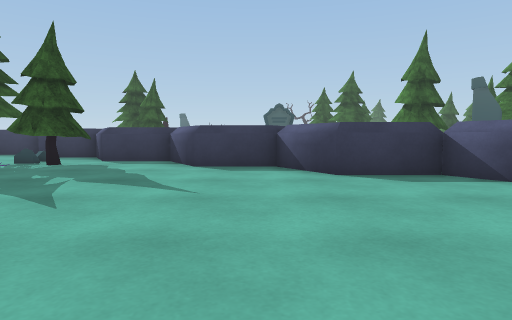
view 1 (above)

24 first-person views from a walk through a Unity game level. The camera is 0.72 m above the floor, tilts 4° down and sees 75° across. The floor is counted in squares, 1 m on a side. Each view is taken from the middle of a square. On the plan, view 1 faces up. The plan holds only what a view shows up to about 10 squares ahead; the rest is blank. The place goes on beyond the plan. Some animated figures are not drawn. Some surface patterns are stand-ins.

view 2
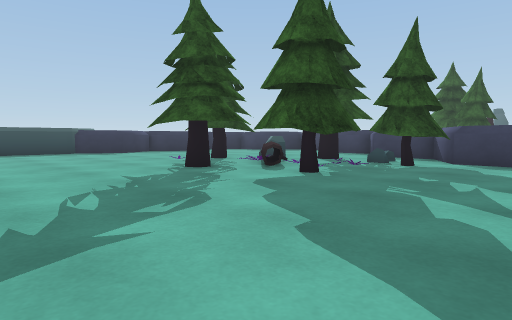

view 3
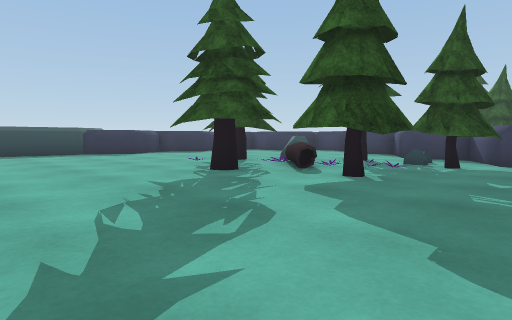

view 4
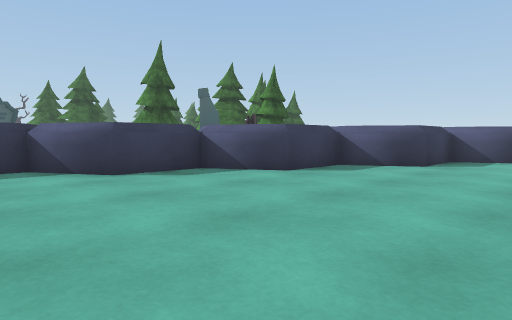

view 5
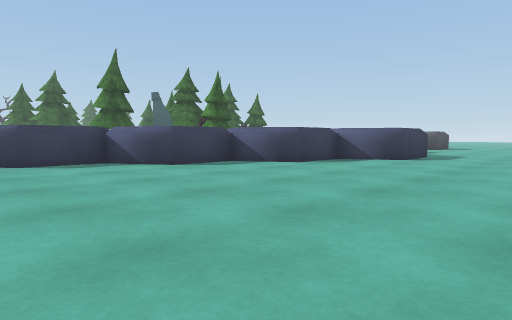

view 6
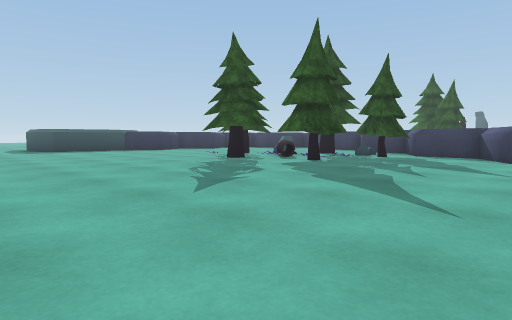

view 7
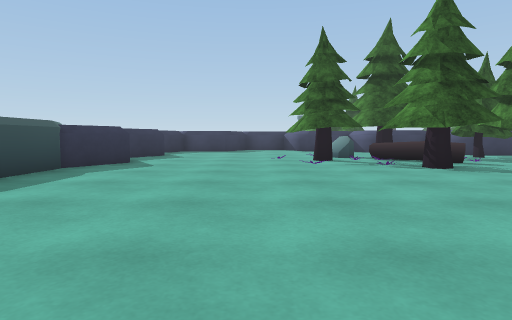

view 8
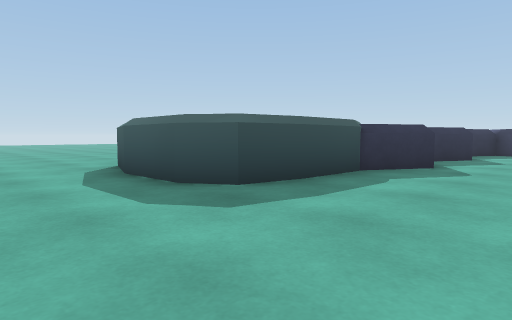

view 9
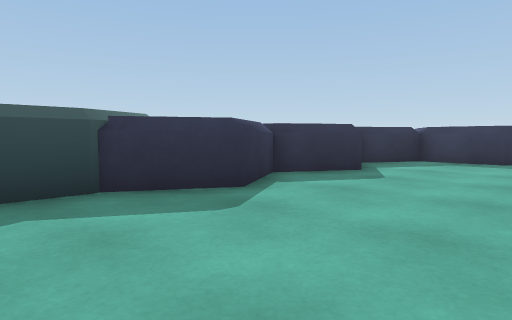

view 10
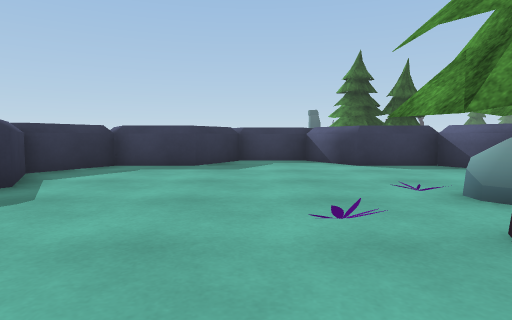

view 11
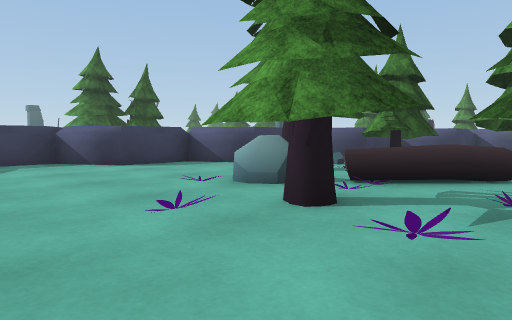

view 12
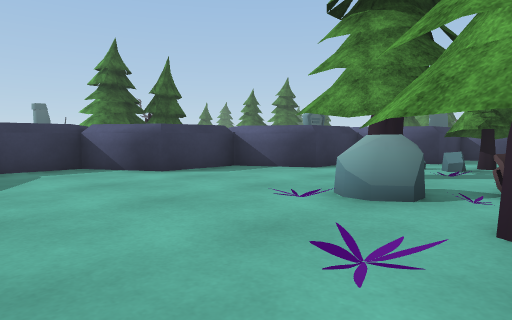

view 13
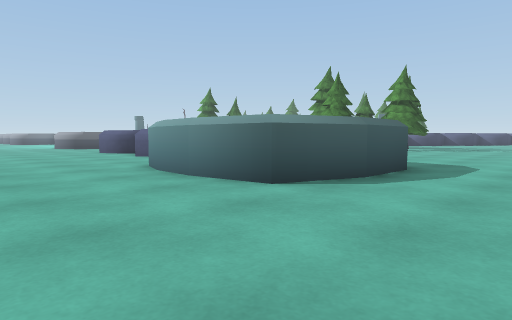

view 14
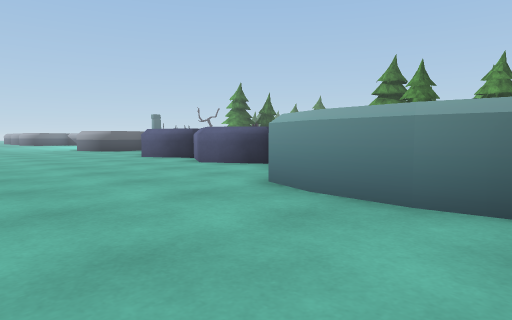

view 15
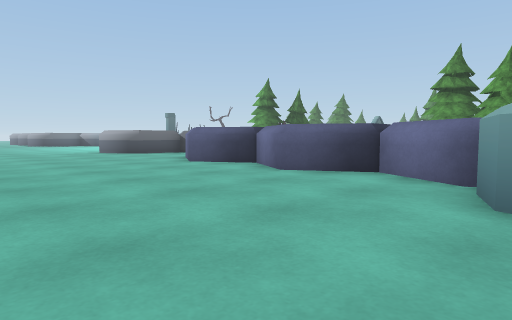

view 16
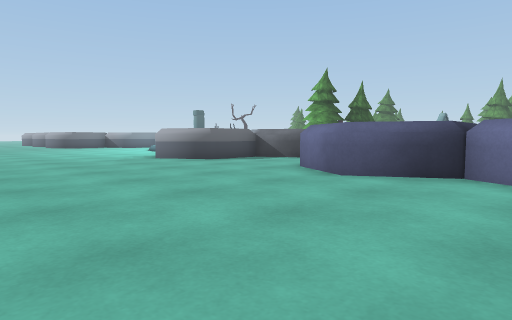

view 17
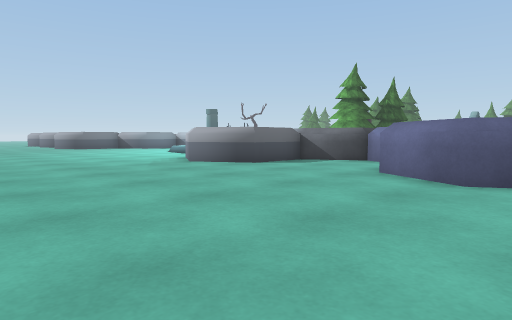

view 18
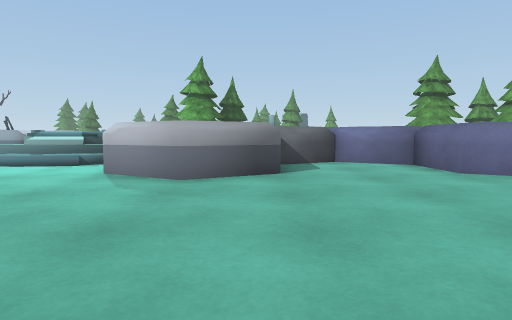

view 19
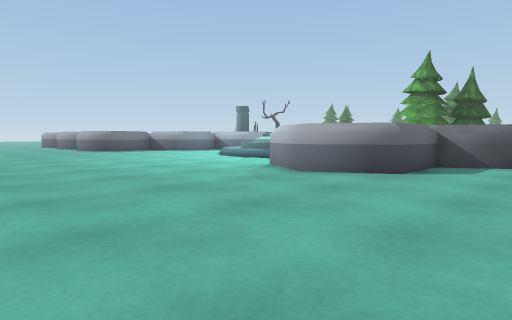

view 20
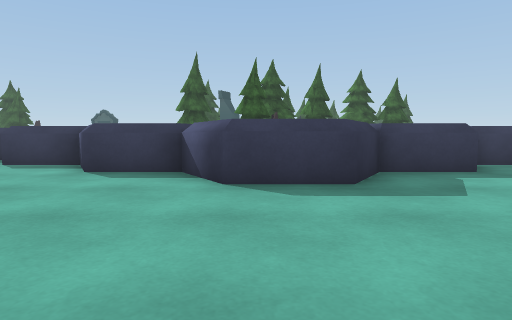

view 21
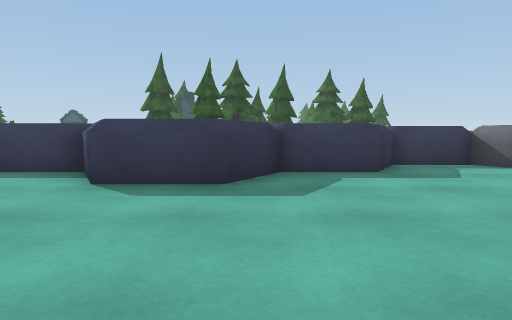

view 22
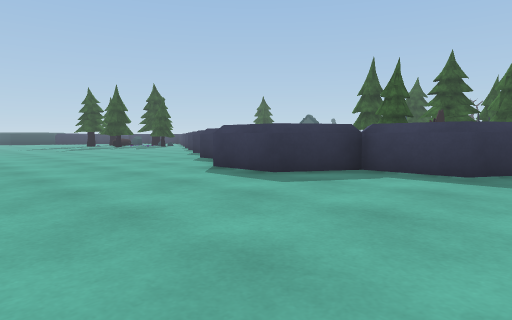

view 23
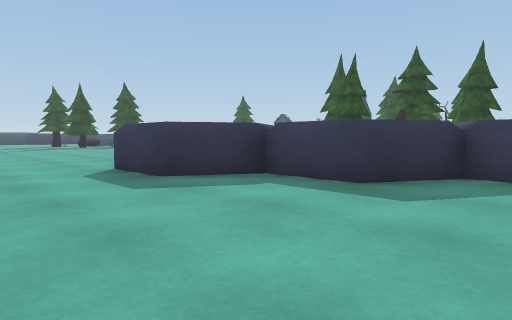

view 24
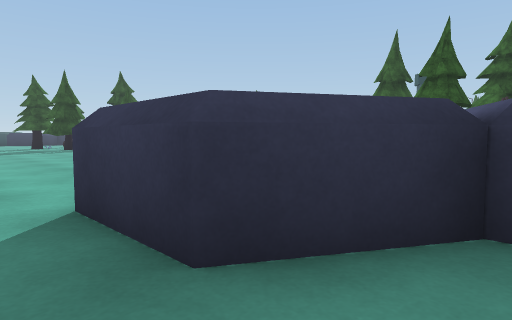

### Floor plan
Key: @ floor where view 1 was taken; # wall or solid block; . floor; ^ raised ledge; T tree; O other object.
Columns run from 26 left of view 1 to 18 right of it. Each row starts with its distance up from view 1.
 22  ......O
 21  .....O
 20 ......O
 19 ......OOO
 18 .........O
 17 ..........O
 16 .........OO
 15 .......OOO  OOOO
 14 ......OO OOOO..OOOO
 13 ......O  O........O
 12 ......OOOO........OOO
 11 ......OO O...........O               TT
 10 ......O  O..........TOOOO           TTT
  9 ......OOOO......T...TT..O
  8 .......OO......TTT..TT...OOO
  7 ......O  O....T#TTT........OOOO
  6 .....^O  O.....TTTT.TT........O           O
  5 ....^   OO......T#.TTT........OOOO        OOO
  4 ....^   ^........T...............O     O  O..
  3 ....^   ^.........................OOO  OOO...
  2 ....^   ^...........................O OO.....
  1 .....^^^^............................OO......
  0 ..........................@..................
 -1 .............................................
 -2 .....   ....... .............................
 -3              .        .........  ...........
 -4                                      . .....

Where each view was taken, in squares from view 1:
view 1: 0 up, 0 right, facing up
view 2: 0 up, 2 left, facing up-left
view 3: 0 up, 3 left, facing up-left
view 4: 0 up, 1 left, facing up-right
view 5: 3 down, 0 right, facing up-right
view 6: 3 down, 0 right, facing up-left
view 7: 3 down, 13 left, facing up
view 8: 2 down, 14 left, facing up-left
view 9: 3 up, 13 left, facing up-left
view 10: 5 up, 13 left, facing up
view 11: 5 up, 14 left, facing up-right
view 12: 7 up, 14 left, facing up-right
view 13: 2 down, 26 left, facing up-right
view 14: 2 up, 26 left, facing up-right
view 15: 5 up, 26 left, facing up-right
view 16: 10 up, 26 left, facing up-right
view 17: 12 up, 26 left, facing up-right
view 18: 19 up, 26 left, facing right
view 19: 16 up, 26 left, facing up-right
view 20: 4 down, 11 right, facing up
view 21: 4 down, 13 right, facing up
view 22: 4 down, 17 right, facing up-left
view 23: 2 down, 18 right, facing up-left
view 24: 0 up, 14 right, facing up-left
